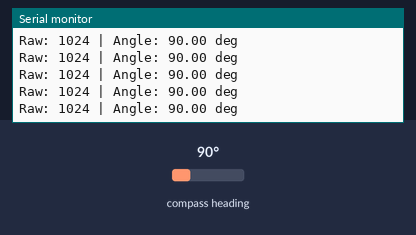
Recording of a sketch running on a simulated ESP32. Parts: the last lines printed to the serial monitor. Wiring (inferred from the names in the program): AS5600 angle sensor at I2C address 0x36. The test bench sets the inputs (shaded band); at power-on: compass heading 90°.

Above: at 1.7 s.
1.8 s: compass heading set to 7°
At 2.06 s:
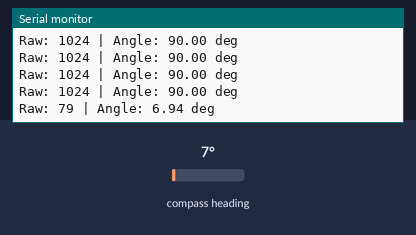
3.3 s: compass heading set to 180°
At 3.47 s:
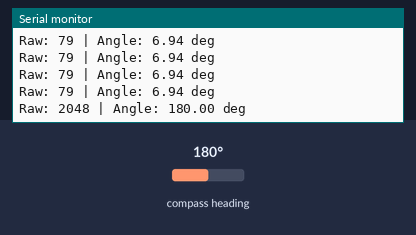
Timing chart, 0 to 6.3 s (numbered marks = the images above; inputs shaded):
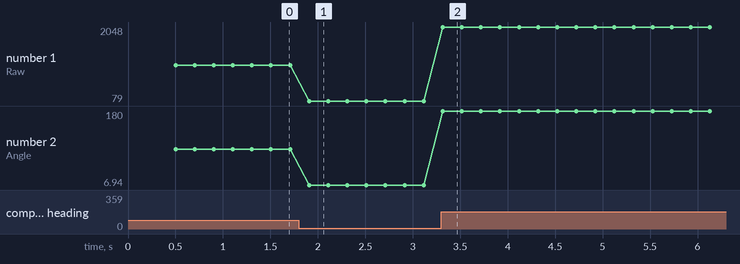

The sketch:

AS5600-Magnetic-Encoder-Testing.ino
```cpp
#include <Wire.h>

#define AS5600_ADDR 0x36
#define STATUS_REG  0x0B
#define RAW_ANG_REG 0x0C

void setup() {
  Serial.begin(115200);
  Wire.begin(21, 22); // SDA = GPIO 21, SCL = GPIO 22
  delay(500);

  // 1. Check I2C communication
  Wire.beginTransmission(AS5600_ADDR);
  if (Wire.endTransmission() == 0) {
    Serial.println("AS5600 detected successfully!");
  } else {
    Serial.println("Error: AS5600 not found. Check wiring (3V3, GND, SDA->21, SCL->22).");
    while (1);
  }
}

void loop() {
  // 2. Check Magnet Detection Status
  Wire.beginTransmission(AS5600_ADDR);
  Wire.write(STATUS_REG);
  Wire.endTransmission();
  Wire.requestFrom(AS5600_ADDR, 1);

  if (Wire.available()) {
    uint8_t status = Wire.read();
    bool magnetDetected = status & 0x20; // Bit 5 (MD)
    bool magnetTooWeak  = status & 0x10; // Bit 4 (ML)
    bool magnetTooStrong = status & 0x08; // Bit 3 (MH)

    if (!magnetDetected) {
      Serial.println("No magnet detected! Hold a magnet 1-3mm above the chip.");
      delay(500);
      return;
    } else if (magnetTooWeak) {
      Serial.print("[Warning: Magnet too far] ");
    } else if (magnetTooStrong) {
      Serial.print("[Warning: Magnet too close] ");
    }
  }

  // 3. Read 12-bit Raw Angle (0 - 4095)
  Wire.beginTransmission(AS5600_ADDR);
  Wire.write(RAW_ANG_REG);
  Wire.endTransmission();
  Wire.requestFrom(AS5600_ADDR, 2);

  if (Wire.available() == 2) {
    uint16_t highByte = Wire.read();
    uint16_t lowByte  = Wire.read();
    uint16_t rawAngle = ((highByte & 0x0F) << 8) | lowByte;

    // Convert 12-bit value (0-4095) to degrees (0-360)
    float degrees = (rawAngle * 360.0) / 4096.0;

    Serial.print("Raw: ");
    Serial.print(rawAngle);
    Serial.print(" | Angle: ");
    Serial.print(degrees, 2);
    Serial.println(" deg");
  }

  delay(200);
}
```

Measured:
- after the input at 1.8 s, the serial monitor: prints a new line after 0.11 s (image 1)
- after the input at 3.3 s, the serial monitor: prints a new line at once (image 2)
- plotted number 1: 1024 → 79 after the input at 1.8 s, 79 → 2048 after the input at 3.3 s
- plotted number 2: 90 → 6.94 after the input at 1.8 s, 6.94 → 180 after the input at 3.3 s
